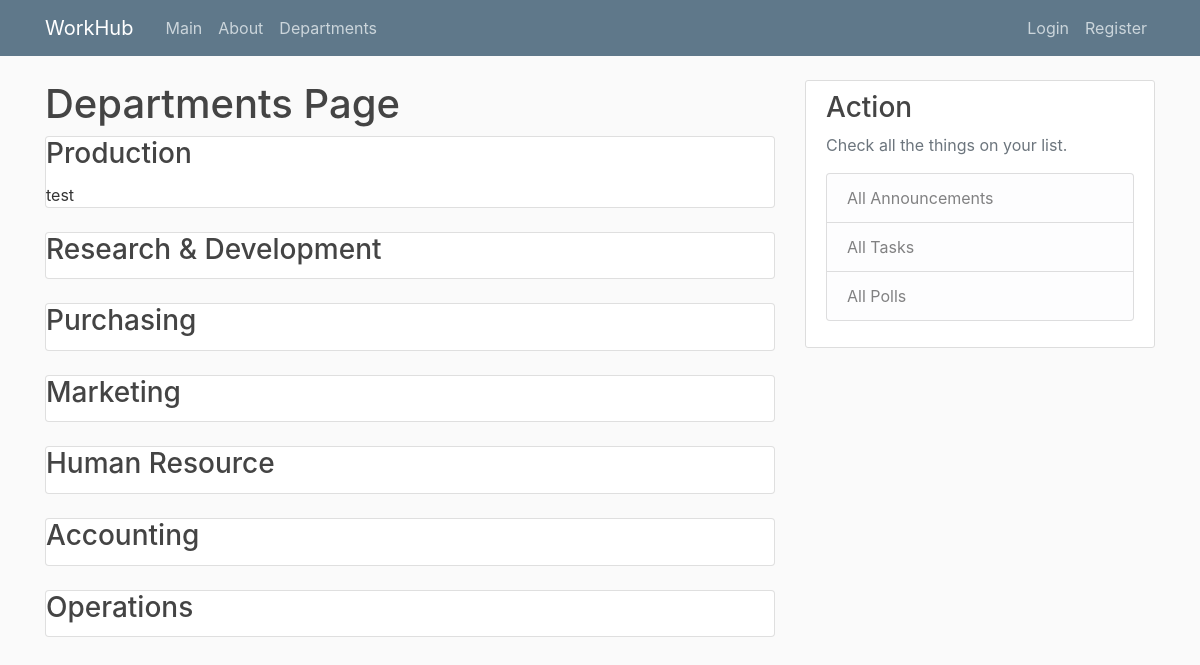
Before: /depts with the older database file.
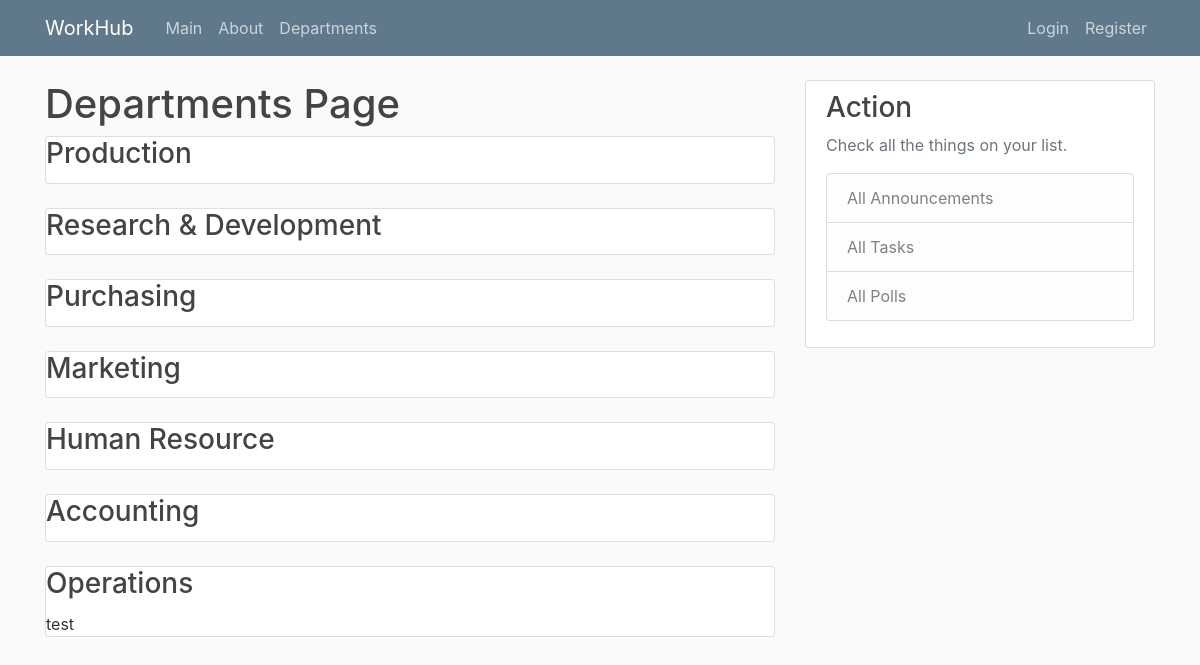
After: the same page with the newer database file.
### scheduler/models.py (models this page shows, shortened)
class User(db.Model, UserMixin):
    id = db.Column(db.Integer, primary_key=True)
    username = db.Column(db.String(20), unique=True, nullable=False)
    email = db.Column(db.String(120), unique=True, nullable=False)
    is_manager = db.Column(db.Boolean, nullable=False)
    dept = db.Column(db.String(60), nullable=False)
    image_file = db.Column(db.String(20), nullable=False, default='default.jpg')
    password = db.Column(db.String(60), nullable=False)
    announcement = db.relationship('Announcement', backref='author', lazy=True)
    poll = db.relationship('Poll', backref='author', lazy=True)
    task = db.relationship('Task', backref='author', lazy=True)

### scheduler/routes.py (the view)
@app.route("/depts", methods=['GET'])
def depts():
	depts = ['Production', 'RaD', 'Purchasing', 'Marketing','HR', 'Accounting', 'Operations']
	belong = [None] * 7
	for i in range(7):
		belong[i] = db.session.query(User.username).filter(User.dept == depts[i])
	return render_template('depts.html', title='Departments', depts=depts, belong=belong)

### scheduler/templates/depts.html
{% extends "layout.html" %}
{% block content %}
	<h1> Departments Page </h1>
	{% for i in range(7) %}
	<div class="card">
		<h3 class="card-title">
			{% if depts[i] == 'RaD' %}
				Research & Development
            {% elif depts[i] == 'HR' %}
                Human Resource
            {% else %}
                {{depts[i]}}
            {% endif %}
		</h3>
		<p class="card-text">
			{% for username in belong[i] %}
				{{username[0]}}
			{% endfor %}
		</p>
	</div>
	<br>
	{% endfor %}
{% endblock content  %}

Changed rows visible on the page:
changed User "test": moves from the list under "Production" to the list under "Operations"
